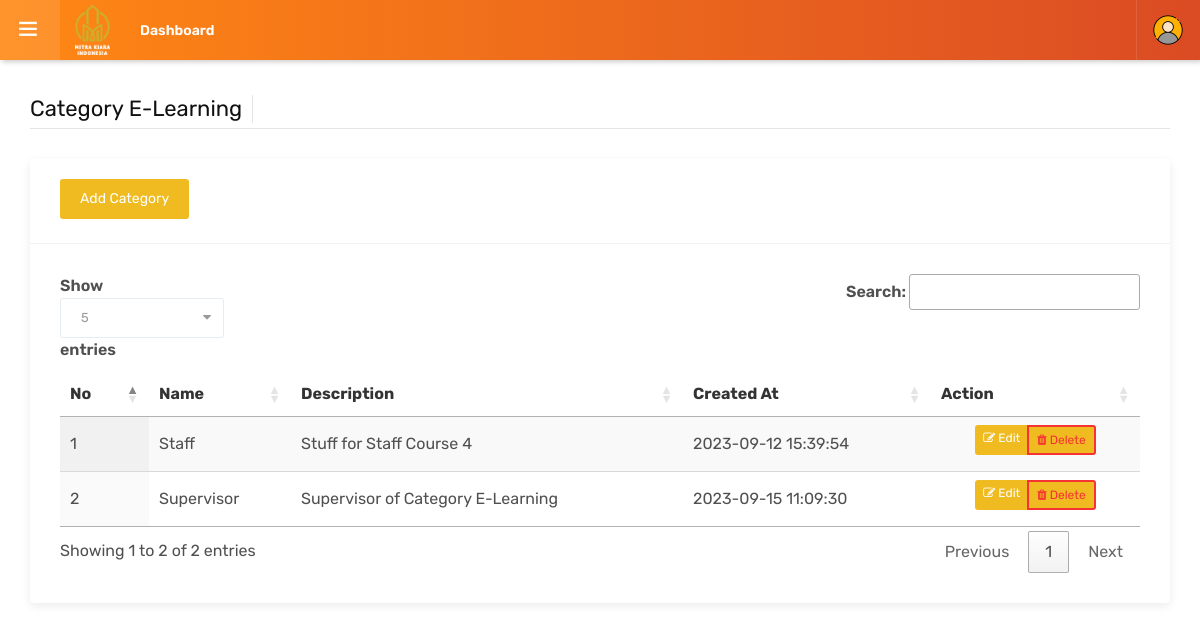
The page /index.php/admin/category on the database its author committed.
### tables this page shows
CREATE TABLE `1_category` (
  `id` int(10) NOT NULL,
  `name` varchar(100) NOT NULL,
  `description` text NOT NULL,
  `created_at` datetime NOT NULL,
  `updated_at` datetime NOT NULL,
  `deleted_at` datetime DEFAULT NULL
);

### application/controllers/admin/Category.php (called while the page is built, shortened)
<?php
class Category extends CI_Controller {
  public function index()
  {
    $data = array(
        'title' => "Category E-Learning",
        'category' => $this->Category_model->get_category(),
     );
		 $this->load->view('template_admin/header',$data);
     $this->load->view('template_admin/sidebar');
     $this->load->view('admin/category',$data);
     $this->load->view('template_admin/footer');
  }
}

### index.php (called while the page is built, shortened)
<?php
require_once BASEPATH.'core/CodeIgniter.php';

### application/models/Category_model.php (called while the page is built, shortened)
<?php
class Category_model extends CI_Model
{
    public function get_category(){
        $result = $this->db->select('a.id, a.name, a.description, a.created_at')->where(['a.deleted_at' => null])->get('1_category as a');
        $data = $result->result();
        return $data;
    }
}

### application/views/admin/category.php (the view, shortened to what this page needs)
<main class="ttr-wrapper">
	<div class="container-fluid">
		<div class="db-breadcrumb">
			<h4 class="breadcrumb-title"><?php echo $title ?></h4>
		</div>
		<div class="row">
			<div class="col-lg-12 m-b30">
				<div class="widget-box">
					<div class="wc-title">
						 <a href="<?php echo base_url(); ?>admin/category/add"><button type="button" class="btn mb-1 btn-primary">Add Category</button></a>
					</div>
					<div class="widget-inner">
						<table id="table_id" class="display">
		    				<thead>
						        <tr>
						            <th>No</th>
						            <th>Name</th>
						            <th>Description</th>
						            <th>Created At</th>
						            <th>Action</th>
						        </tr>
						    </thead>
						    <tbody>
					    	  <?php
					    	  $no = 1;
					    	  foreach ($category as $row) { ?>
						        <tr>
						            <td><?php echo $no++?></td>
						            <td><?php echo $row->name;?></td>
						            <td><?php echo $row->description;?></td>
						            <td><?php echo $row->created_at;?></td>
						            <td class="text-center">
                                        <div class="btn-group mb-2 btn-group-sm">
                                            <a href="<?php echo base_url(); ?>admin/category/edit/<?php echo $row->id; ?>" class="btn btn-warning"><i class="fa fa-edit"></i> Edit</a>
                                            <a href="<?php echo base_url(); ?>admin/category/delete/<?php echo $row->id; ?>" class="btn btn-danger delete"><i class="fa fa-trash"></i> Delete</a>
                                        </div>
                                       </td>
						        </tr>
						    <?php } ?>
						    </tbody>
						</table>
					</div>
				</div>
			</div>
		</div>
	</div>
</main>

### application/views/template_admin/header.php (shortened to what this page needs)
<!DOCTYPE html>
<html lang="en">
<head>
	<link rel="stylesheet" type="text/css" href="<?= base_url(); ?>assets/admin/css/assets.css">
	<link rel="stylesheet" type="text/css" href="<?= base_url(); ?>assets/admin/vendors/calendar/fullcalendar.css">
	<link rel="stylesheet" type="text/css" href="<?= base_url(); ?>assets/admin/css/typography.css">
	<link rel="stylesheet" type="text/css" href="<?= base_url(); ?>assets/admin/css/shortcodes/shortcodes.css">
	<link rel="stylesheet" type="text/css" href="<?= base_url(); ?>assets/admin/css/style.css">
	<link rel="stylesheet" type="text/css" href="<?= base_url(); ?>assets/admin/css/dashboard.css">
	<link rel="stylesheet" href="https://cdn.datatables.net/1.13.6/css/jquery.dataTables.css"/>
</head>
<body class="ttr-opened-sidebar ttr-pinned-sidebar">
	<header class="ttr-header">
		<div class="ttr-header-wrapper">
			<div class="ttr-toggle-sidebar ttr-material-button">
				<i class="ti-menu ttr-close-icon"></i>
			</div>
			<div class="ttr-logo-box">
				<div>
					<a href="index.html" class="ttr-logo">
						<img class="ttr-logo-desktop" alt="" src="<?= base_url(); ?>assets/admin/images/logo-mki-2.png" width="35" height="25">
					</a>
				</div>
			</div>
			<div class="ttr-header-menu">
				<ul class="ttr-header-navigation">
					<li>
						<a href="<?= base_url(); ?>course/dashboard" class="ttr-material-button ttr-submenu-toggle">Dashboard</a>
					</li>
				</ul>
			</div>
			<div class="ttr-header-right ttr-with-seperator">
				<ul class="ttr-header-navigation">
					<li>
						<a href="#" class="ttr-material-button ttr-submenu-toggle"><span class="ttr-user-avatar"><img alt="" src="<?= base_url(); ?>assets/images/profile/profile.png" width="32" height="32"></span></a>
					</li>
				</ul>
			</div>
		</div>
	</header>

### application/views/template_admin/footer.php (shortened to what this page needs)
</body>
</html>

### assets/admin/css/typography.css (style rules this page uses)
body { background-color: #fff; font-family: Rubik; font-size: 16px; font-weight: 400; color:#505050; padding: 0; margin: 0; overflow-x: hidden; -webkit-font-smoothing: antialiased; font-smoothing: antialiased; -moz-osx-font-smoothing: grayscale; scroll-behavior: smooth; }
a { color: #6f6f6f; outline: 0 none; text-decoration: none; }
img { border-style: none; height: auto; max-width: 100%; vertical-align: middle; }
section, article, aside, details, figcaption, figure, footer, header, hgroup, main, menu, nav, summary { display: block; }
table { background-color: transparent; width: 100%; }
table thead th { color: #333; }
table td { padding: 15px 10px; }
p, address, pre, hr, ul, ol, dl, dd, table { margin-bottom: 24px; }
h1, h2, h3, h4, h5, h6 { color: #111111; font-family: rubik; margin-top:0; }
h4 { font-size: 22px; line-height: 28px; margin-bottom: 15px; font-weight: 500; }
dl, ul, ol { list-style-position: outside; padding: 0; }
ul, ol { margin-bottom: 24px; }
ul li, ol li { padding: 0; }
.m-b30 { margin-bottom: 30px; }

### assets/admin/css/shortcodes/form.css (style rules this page uses)
.btn, .panel, .form-control, .img-thumbnail, .panel-head ing, .dropdown-menu, .panel-group .panel, .nav-tabs > li > a, .modal-content, .navbar-toggler, .nav-pills > li > a, .pager li > a, .pager li > span, .well, .alert, .list-group-item:first-child, .list-group-item:last-child, .input-group-addon, .btn-group-divides > .btn:not(:first-child):not(:last-child):not(.dropdown-toggle), .btn-group-divides > .btn:last-child:not(:first-child), .btn-group > .dropdown-toggle:not(:first-child), .ttr-booking-form .ttr-extra-services li .feature-box-lg, .ttr-booking-form .ttr-extra-services li.active .feature-box-lg:after, .widget_tag_cloud a, .searchform input[type="text"], .searchform input[type="submit"], ol.comment-list li.comment .comment-body { -webkit-border-radius: 0; -moz-border-radius: 0; border-radius: 0; }
a, .ttr-box, .btn, .form-control, .ov-box, .overlay-icon li a i, .feature-box-xl, .feature-box-lg, .feature-box-md, .feature-box-sm, .feature-box-xs, .navbar-toggler, .menu-logo, .menu-links .nav > li > a, .secondary-menu { -webkit-transition: all 0.2s linear; -moz-transition: all 0.2s linear; -ms-transition: all 0.2s linear; -o-transition: all 0.2s linear; transition: all 0.2s linear; }
button { outline:none !important; cursor:pointer; }

### assets/admin/css/shortcodes/button.css (style rules this page uses)
.btn { -moz-user-select: none; border: 1px solid rgba(0, 0, 0, 0); border-radius: 4px; display: inline-block; font-size: 16px; font-weight: 400; line-height: 1.25; padding: 8px 16px; text-align: center; transition: all 0.2s ease-in-out 0s; vertical-align: middle; white-space: nowrap; }
.btn-primary { background-color: #0275d8; border-color: #0275d8; color: #ffffff; }
.btn-danger { background-color: #d9534f; border-color: #d9534f; color: #ffffff; }
.btn-group-sm > .btn, .btn-sm { border-radius: 3px; font-size: 12px; padding: 4px 8px; }
.btn, .btn-secondry { color: #fff; padding: 10px 20px; display: inline-block; font-size: 14px; outline: none; cursor: pointer; outline: none; border-width: 0; border-style: solid; border-color: transparent; line-height: 1.42857; border-radius: 3px; font-weight: 400; text-align:center; font-family: rubik; }
.btn { background-color: #EFBB20; }

### rows shown on the page
1_category: name "Staff", description "Stuff for Staff Course 4", created_at "2023-09-12 15:39:54"
1_category: name "Supervisor", description "Supervisor of Category E-Learning", created_at "2023-09-15 11:09:30"

### other values the page prints
$title "Category E-Learning"
